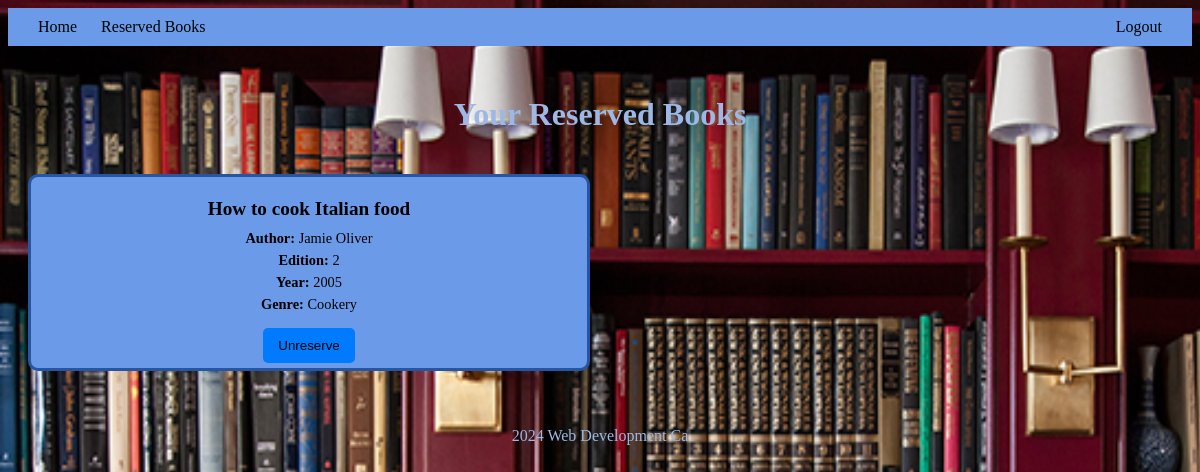
/PHP/Reserved.php (signed in), run on the app's committed database.
### tables this page shows
CREATE TABLE `books` (
  `ISBN` varchar(15) NOT NULL,
  `bookTitle` text NOT NULL,
  `author` varchar(30) NOT NULL,
  `editor` int(11) NOT NULL,
  `yearMake` int(11) NOT NULL,
  `category` int(11) NOT NULL,
  `reserved` char(1) NOT NULL
);

CREATE TABLE `category` (
  `categoryID` int(11) NOT NULL,
  `categoryDesc` varchar(15) NOT NULL
);

### PHP/Reserved.php (the view, shortened to what this page needs)
<!DOCTYPE html>
<html lang="en">
<head>
    <link rel="stylesheet" href="../CSS/reserved.css">
</head>
<body>
    <header>
        <div class="navbar">
            <div>
                <a href="books.php">Home</a>
                <a href="Reserved.php">Reserved Books</a>
            </div>
            <a href="books.php?action=logout">Logout</a>
        </div>
        <h1>Your Reserved Books</h1>
    </header>
    <div class="reserved-books">
        <?php
        $servername = "localhost";
        $username = "root";
        $password = "";
        $dbname = "librarydb";
        $conn = new mysqli($servername, $username, $password, $dbname);
        $loggedInUser = $_SESSION['Username'];
        $sqlFetchBooks = "SELECT b.ISBN, b.bookTitle, b.author, b.editor, b.yearMake, c.categoryDesc AS category, b.reserved
            FROM books b
            JOIN category c ON b.category = c.categoryID
            JOIN reserved r ON b.ISBN = r.ISBN
            WHERE r.Username = '$loggedInUser' AND b.reserved = 'Y'";
        $result = $conn->query($sqlFetchBooks);
        if ($result->num_rows > 0)
        {
            while ($row = $result->fetch_assoc())
            {
                echo "<div class='bookBlocks'>";
                echo "<h2>" . ($row['bookTitle']) . "</h2>";
                echo "<p><strong>Author:</strong> " . ($row['author']) . "</p>";
                echo "<p><strong>Edition:</strong> " . ($row['editor']) . "</p>";
                echo "<p><strong>Year:</strong> " . ($row['yearMake']) . "</p>";
                echo "<p><strong>Genre:</strong> " . ($row['category']) . "</p>";
                echo "<form method='POST' action='Reserved.php'>";
                echo "<button type='submit' name='unreserveBook'>Unreserve</button>";
                echo "</form>";
                echo "</div>";
            }
        } else {
            echo "<div class = 'messages'> <h2>No reserved books.</h2></div>";
        }
        ?>
    </div>
    <footer>
    <p>2024 Web Development Ca</p>
    </footer>
</body>
</html>

### CSS/reserved.css (style rules this page uses)
body { background: url(../photos/shelves.jpg) repeat-y; background-size: 1540px 1200px; }
header h1 { margin-top: 50px; text-align: center; color: #9db8e4; }
.navbar { display: flex; justify-content: space-between; padding: 10px 20px; background-color: #6b9be8; color: black; }
.navbar a { color: black; text-decoration: none; margin: 0 10px; }
.reserved-books { display: grid; grid-template-columns: repeat(2, 1fr); gap: 20px; padding: 20px; margin: 0 auto; max-width: 1200px; }
.bookBlocks { background-color: #6b9be8; border: 3px solid #2656a3; border-radius: 10px; padding: 5px; text-align: center; }
.bookBlocks h2 { font-size: 1.2em; margin-bottom: 10px; }
.bookBlocks p { margin: 5px 0; font-size: 0.9em; color: black; }
.bookBlocks button { padding: 10px 15px; margin-top: 10px; background-color: #007BFF; color: black; border: none; border-radius: 5px; }
footer { text-align: center; padding: 20px; color: #9db8e4; }

### data on the page
books: bookTitle "How to cook Italian food", author "Jamie Oliver", editor "2", yearMake "2005", category.categoryDesc "Cookery"
